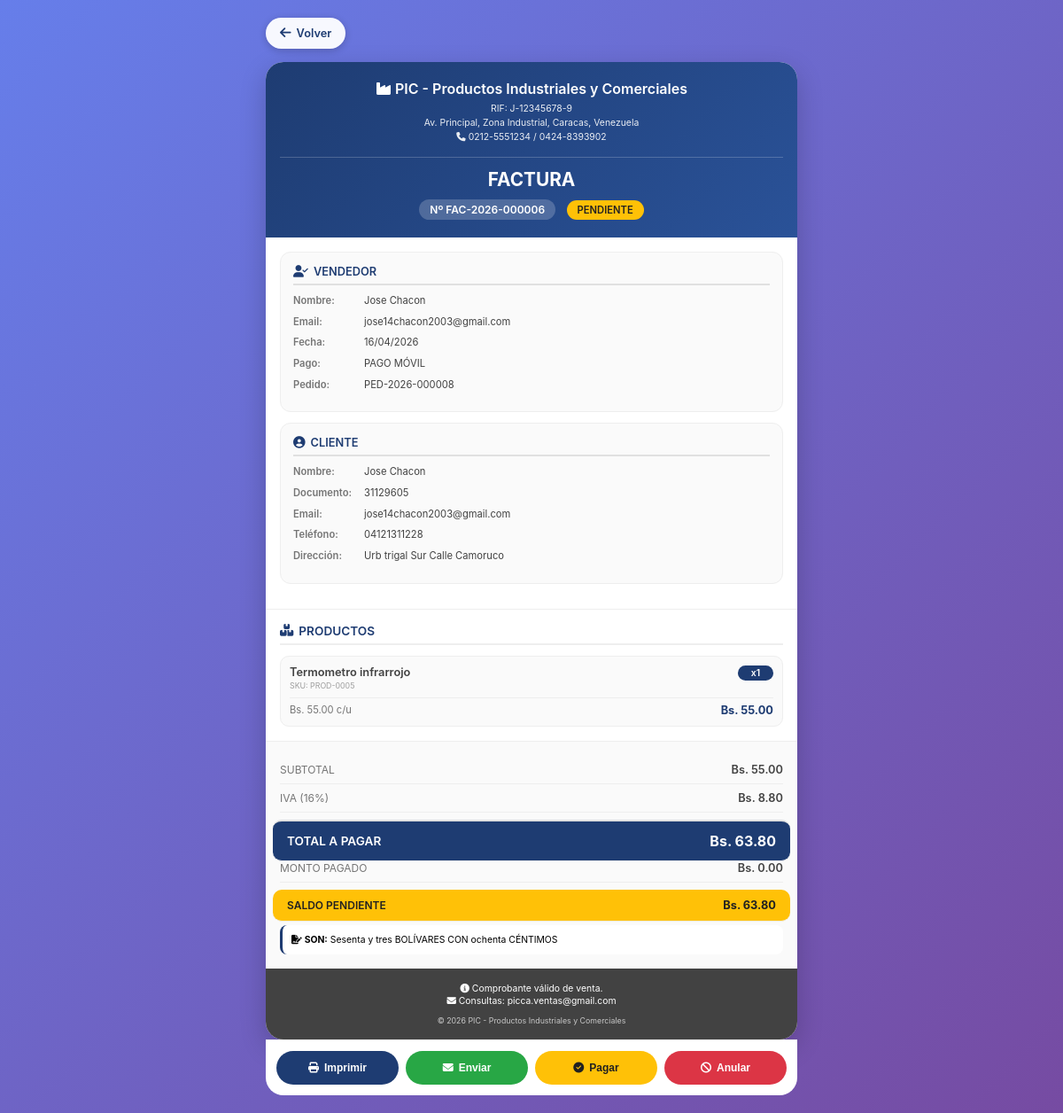
Screenshot of /facturacion/ver_factura.php?id=6 (signed in) with the database file from the repository.
### tables this page shows
CREATE TABLE `facturas` (
  `id` int NOT NULL AUTO_INCREMENT,
  `numero_factura` varchar(50) NOT NULL,
  `cliente_id` int NOT NULL,
  `pedido_id` int DEFAULT NULL,
  `fecha_emision` date NOT NULL,
  `fecha_vencimiento` date NOT NULL,
  `subtotal` decimal(12,2) NOT NULL,
  `iva` decimal(12,2) NOT NULL DEFAULT '0.00',
  `total` decimal(12,2) NOT NULL,
  `metodo_pago` enum('efectivo','tarjeta','transferencia','cheque','paypal','débito') DEFAULT 'efectivo',
  `estado` enum('pendiente','pagada','anulada','vencida') DEFAULT 'pendiente',
  `usuario_id` int NOT NULL,
  `created_at` datetime DEFAULT CURRENT_TIMESTAMP,
  `updated_at` datetime DEFAULT CURRENT_TIMESTAMP ON UPDATE CURRENT_TIMESTAMP,
  PRIMARY KEY (`id`),
  UNIQUE KEY `numero_factura` (`numero_factura`),
  KEY `fk_facturas_cliente` (`cliente_id`),
  KEY `fk_facturas_usuario` (`usuario_id`),
  KEY `idx_facturas_pedido` (`pedido_id`),
  KEY `idx_facturas_pedido_fecha` (`pedido_id`,`fecha_emision`),
  CONSTRAINT `fk_facturas_cliente` FOREIGN KEY (`cliente_id`) REFERENCES `clientes` (`id`),
  CONSTRAINT `fk_facturas_pedido` FOREIGN KEY (`pedido_id`) REFERENCES `pedidos` (`id`) ON DELETE SET NULL,
  CONSTRAINT `fk_facturas_usuario` FOREIGN KEY (`usuario_id`) REFERENCES `users` (`id`)
);

CREATE TABLE `users` (
  `id` int NOT NULL AUTO_INCREMENT,
  `nombre` varchar(100) NOT NULL,
  `correo` varchar(100) NOT NULL,
  `password` varchar(255) NOT NULL,
  `direccion` varchar(255) DEFAULT NULL,
  `estado` varchar(20) DEFAULT 'activo',
  `cedula` varchar(20) DEFAULT NULL,
  `telefono` varchar(20) DEFAULT NULL,
  `foto_perfil` varchar(255) DEFAULT NULL,
  `rol` varchar(20) DEFAULT 'usuario',
  `is_active` tinyint(1) DEFAULT '1',
  `email_verified` tinyint(1) DEFAULT '0',
  `verification_token` varchar(255) DEFAULT NULL,
  `last_login` datetime DEFAULT NULL,
  `created_at` timestamp NULL DEFAULT CURRENT_TIMESTAMP,
  PRIMARY KEY (`id`),
  UNIQUE KEY `correo` (`correo`),
  UNIQUE KEY `cedula` (`cedula`),
  KEY `idx_users_estado` (`estado`),
  KEY `idx_users_correo` (`correo`)
);

CREATE TABLE `pedidos` (
  `id` int NOT NULL AUTO_INCREMENT,
  `usuario_id` int NOT NULL,
  `numero_pedido` varchar(50) NOT NULL,
  `total` decimal(10,2) NOT NULL DEFAULT '0.00',
  `subtotal` decimal(10,2) NOT NULL DEFAULT '0.00',
  `iva` decimal(10,2) NOT NULL DEFAULT '0.00',
  `descuento` decimal(10,2) DEFAULT '0.00',
  `metodo_pago` enum('transferencia','pago_movil','efectivo','tarjeta','zelle','paypal','mixto') NOT NULL,
  `estado` enum('pendiente','procesando','facturado','completado','cancelado','rechazado') DEFAULT 'pendiente',
  `direccion_entrega` text,
  `ciudad` varchar(100) DEFAULT NULL,
  `telefono_contacto` varchar(20) DEFAULT NULL,
  `nombre_receptor` varchar(100) DEFAULT NULL,
  `fecha_entrega` date DEFAULT NULL,
  `referencia_pago` varchar(100) DEFAULT NULL,
  `comprobante_pago` varchar(255) DEFAULT NULL,
  `observaciones` text,
  `notas_internas` text,
  `created_at` timestamp NULL DEFAULT CURRENT_TIMESTAMP,
  `updated_at` timestamp NULL DEFAULT CURRENT_TIMESTAMP ON UPDATE CURRENT_TIMESTAMP,
  `fecha_facturacion` datetime DEFAULT NULL,
  `usuario_procesa_id` int DEFAULT NULL,
  PRIMARY KEY (`id`),
  UNIQUE KEY `numero_pedido` (`numero_pedido`),
  KEY `fk_pedidos_usuario_procesa` (`usuario_procesa_id`),
  KEY `idx_usuario_id` (`usuario_id`),
  KEY `idx_numero_pedido` (`numero_pedido`),
  KEY `idx_estado` (`estado`),
  KEY `idx_referencia_pago` (`referencia_pago`),
  KEY `idx_pedidos_fecha` (`created_at`),
  KEY `idx_pedidos_estado_fecha` (`estado`,`created_at`),
  KEY `idx_pedidos_usuario_estado` (`usuario_id`,`estado`),
  KEY `idx_pedidos_referencia` (`referencia_pago`),
  CONSTRAINT `fk_pedidos_usuario` FOREIGN KEY (`usuario_id`) REFERENCES `users` (`id`) ON DELETE CASCADE,
  CONSTRAINT `fk_pedidos_usuario_procesa` FOREIGN KEY (`usuario_procesa_id`) REFERENCES `admin_users` (`id`) ON DELETE SET NULL
);

CREATE TABLE `clientes` (
  `id` int NOT NULL AUTO_INCREMENT,
  `tipo_documento` enum('cedula','ruc','pasaporte','dni') DEFAULT 'cedula',
  `documento` varchar(20) NOT NULL,
  `nombre` varchar(100) NOT NULL,
  `email` varchar(100) NOT NULL,
  `telefono` varchar(20) DEFAULT NULL,
  `direccion` text,
  `ciudad` varchar(50) DEFAULT NULL,
  `estado` enum('activo','inactivo','moroso') DEFAULT 'activo',
  `fecha_registro` datetime DEFAULT CURRENT_TIMESTAMP,
  PRIMARY KEY (`id`),
  UNIQUE KEY `documento` (`documento`)
);

CREATE TABLE `factura_detalles` (
  `id` int NOT NULL AUTO_INCREMENT,
  `factura_id` int NOT NULL,
  `producto_id` int NOT NULL,
  `cantidad` int NOT NULL,
  `precio_unitario` decimal(10,2) NOT NULL,
  `subtotal` decimal(10,2) NOT NULL,
  PRIMARY KEY (`id`),
  KEY `fk_factura_detalles_factura` (`factura_id`),
  KEY `fk_factura_detalles_producto` (`producto_id`),
  CONSTRAINT `fk_factura_detalles_factura` FOREIGN KEY (`factura_id`) REFERENCES `facturas` (`id`) ON DELETE CASCADE,
  CONSTRAINT `fk_factura_detalles_producto` FOREIGN KEY (`producto_id`) REFERENCES `products` (`id`)
);

CREATE TABLE `products` (
  `id` int NOT NULL AUTO_INCREMENT,
  `sku` varchar(100) DEFAULT NULL,
  `name` varchar(255) NOT NULL,
  `price` decimal(10,2) NOT NULL,
  `image_url` varchar(512) DEFAULT NULL,
  `description` text,
  `category` varchar(100) DEFAULT 'General',
  `rating` decimal(2,1) DEFAULT '0.0',
  `views_count` int DEFAULT '0',
  `specs` text,
  `stock` int DEFAULT '0',
  `is_featured` tinyint(1) DEFAULT '0',
  `weight` decimal(10,2) DEFAULT '0.00',
  `dimensions` varchar(100) DEFAULT NULL,
  `currency` varchar(3) DEFAULT 'Bs',
  `created_at` timestamp NULL DEFAULT CURRENT_TIMESTAMP,
  `updated_at` timestamp NULL DEFAULT CURRENT_TIMESTAMP ON UPDATE CURRENT_TIMESTAMP,
  PRIMARY KEY (`id`),
  UNIQUE KEY `sku` (`sku`),
  KEY `idx_products_category` (`category`),
  KEY `idx_products_price` (`price`)
);

### facturacion/ver_factura.php (the view, shortened to what the rows shown need)
<?php
$host = 'localhost';
$dbname = 'carrito_db';
$username = 'root';
$password = '';
try {
    $pdo = new PDO("mysql:host=$host;dbname=$dbname;charset=utf8", $username, $password);
    $pdo->setAttribute(PDO::ATTR_ERRMODE, PDO::ERRMODE_EXCEPTION);
    $pdo->setAttribute(PDO::ATTR_DEFAULT_FETCH_MODE, PDO::FETCH_ASSOC);
    $pdo->exec("SET time_zone = '-04:00'");
} catch (PDOException $e) {
    die("Error de conexión: " . htmlspecialchars($e->getMessage()));
}
$factura_id = $_GET['id'] ?? 0;
try {
    $stmt = $pdo->prepare("
        SELECT f.*,
               c.nombre as cliente_nombre,
               c.documento as cliente_documento,
               c.email as cliente_email,
               c.telefono as cliente_telefono,
               c.direccion as cliente_direccion,
               c.ciudad as cliente_ciudad,
               u.nombre as vendedor_nombre,
               u.correo as vendedor_email,
               p.numero_pedido,
               p.metodo_pago as pedido_metodo_pago,
               p.created_at as fecha_pedido,
               p.notas_internas as pedido_notas,
               p.observaciones
        FROM facturas f
        LEFT JOIN clientes c ON f.cliente_id = c.id
        LEFT JOIN users u ON f.usuario_id = u.id
        LEFT JOIN pedidos p ON f.pedido_id = p.id
        WHERE f.id = ?
    ");
    $stmt->execute([$factura_id]);
    $factura = $stmt->fetch();
    $metodo_pago_real = $factura['metodo_pago'];
    if (!empty($factura['pedido_metodo_pago']) && $factura['pedido_metodo_pago'] !== 'transferencia') {
        $metodo_pago_real = $factura['pedido_metodo_pago'];
    }
    $stmt = $pdo->prepare("
        SELECT fd.*,
               p.name as producto_nombre,
               p.sku,
               p.category as categoria,
               p.description as producto_descripcion
        FROM factura_detalles fd
        LEFT JOIN products p ON fd.producto_id = p.id
        WHERE fd.factura_id = ?
        ORDER BY fd.id
    ");
    $stmt->execute([$factura_id]);
    $detalles = $stmt->fetchAll();
    $total_pagado = ($factura['estado'] === 'pagada') ? $factura['total'] : 0;
    $saldo_pendiente = $factura['total'] - $total_pagado;
} catch (PDOException $e) {
    die("Error: " . htmlspecialchars($e->getMessage()));
}
function getMetodoPagoLegible($metodo) {
    $metodo = strtolower(trim($metodo));
    $mapa = [
        'efectivo' => 'EFECTIVO',
        'transferencia' => 'TRANSFERENCIA',
        'transferencia_bancaria' => 'TRANSFERENCIA',
        'pago_movil' => 'PAGO MÓVIL',
        'pago movil' => 'PAGO MÓVIL',
        'mixto' => 'MIXTO',
        'tarjeta' => 'TARJETA',
        'paypal' => 'PAYPAL',
        'zelle' => 'ZELLE',
        'cheque' => 'CHEQUE'
    ];
    return $mapa[$metodo] ?? strtoupper($metodo);
}
function numeroALetras($numero) {
    $formatter = new NumberFormatter("es", NumberFormatter::SPELLOUT);
    $entero = floor($numero);
    $decimal = round(($numero - $entero) * 100);
    $texto = ucfirst($formatter->format($entero)) . " BOLÍVARES";
    if ($decimal > 0) {
        $texto .= " CON " . $formatter->format($decimal) . " CÉNTIMOS";
    }
    return $texto;
}
function formatearFecha($fecha) {
    return date('d/m/Y', strtotime($fecha));
}
function getEstadoBadge($estado) {
    $estados = [
        'pagada' => ['class' => 'success', 'text' => 'PAGADA'],
        'pendiente' => ['class' => 'warning', 'text' => 'PENDIENTE'],
        'anulada' => ['class' => 'danger', 'text' => 'ANULADA']
    ];
    $estado_key = strtolower($estado);
    $info = $estados[$estado_key] ?? ['class' => 'secondary', 'text' => strtoupper($estado)];
    return '<span class="badge badge-' . $info['class'] . '">' . $info['text'] . '</span>';
}
$metodo_pago_mostrar = getMetodoPagoLegible($metodo_pago_real);
$empresa_nombre = "PIC - Productos Industriales y Comerciales";
?>
<!DOCTYPE html>
<html lang="es">
<head>
    <link rel="stylesheet" href="https://cdnjs.cloudflare.com/ajax/libs/font-awesome/6.4.0/css/all.min.css">
</head>
<body>
    <div class="invoice-container">
        <div class="invoice">
            <div class="invoice-header">
                <div class="company-info">
                    <h1><i class="fas fa-industry"></i> <?php echo htmlspecialchars($empresa_nombre); ?></h1>
                </div>
                <div class="invoice-title">
                    <h2>FACTURA</h2>
                    <div>
                        <span class="invoice-number">Nº <?php echo htmlspecialchars($factura['numero_factura']); ?></span>
                        <?php echo getEstadoBadge($factura['estado']); ?>
                    </div>
                </div>
            </div>
            <div class="info-sections">
                <div class="info-block">
                    <div class="info-row">
                        <span class="info-label">Nombre:</span>
                        <span class="info-value"><?php echo htmlspecialchars($factura['vendedor_nombre'] ?? 'Sistema'); ?></span>
                    </div>
                    <div class="info-row">
                        <span class="info-label">Email:</span>
                        <span class="info-value"><?php echo htmlspecialchars($factura['vendedor_email'] ?? 'No especificado'); ?></span>
                    </div>
                    <div class="info-row">
                        <span class="info-label">Fecha:</span>
                        <span class="info-value"><?php echo formatearFecha($factura['fecha_emision']); ?></span>
                    </div>
                    <div class="info-row">
                        <span class="info-label">Pago:</span>
                        <span class="info-value"><?php echo $metodo_pago_mostrar; ?></span>
                    </div>
                    <?php if (!empty($factura['numero_pedido'])): ?>
                    <div class="info-row">
                        <span class="info-label">Pedido:</span>
                        <span class="info-value"><?php echo htmlspecialchars($factura['numero_pedido']); ?></span>
                    </div>
                    <?php endif; ?>
                </div>
                <div class="info-block">
                    <div class="info-row">
                        <span class="info-label">Nombre:</span>
                        <span class="info-value"><?php echo htmlspecialchars($factura['cliente_nombre'] ?? 'No especificado'); ?></span>
                    </div>
                    <div class="info-row">
                        <span class="info-label">Documento:</span>
                        <span class="info-value"><?php echo htmlspecialchars($factura['cliente_documento'] ?? 'No especificado'); ?></span>
                    </div>
                    <div class="info-row">
                        <span class="info-label">Email:</span>
                        <span class="info-value"><?php echo htmlspecialchars($factura['cliente_email'] ?? 'No especificado'); ?></span>
                    </div>
                    <div class="info-row">
                        <span class="info-label">Teléfono:</span>
                        <span class="info-value"><?php echo htmlspecialchars($factura['cliente_telefono'] ?? 'No especificado'); ?></span>
                    </div>
                    <div class="info-row">
                        <span class="info-label">Dirección:</span>
                        <span class="info-value"><?php echo htmlspecialchars($factura['cliente_direccion'] ?? 'No especificada'); ?></span>
                    </div>
                </div>
            </div>
            <div class="products-section">
                <div class="products-list">
                    <?php if (empty($detalles)): ?>
                    <div style="text-align: center; padding: 30px; color: var(--gray-500);">
                        <i class="fas fa-box-open" style="font-size: 2rem; margin-bottom: 10px; display: block;"></i>
                        Sin productos registrados
                    </div>
                    <?php else: ?>
                        <?php foreach ($detalles as $index => $detalle): ?>
                        <div class="product-item">
                            <div class="product-header">
                                <div>
                                    <div class="product-name"><?php echo htmlspecialchars($detalle['producto_nombre'] ?? 'Producto no disponible'); ?></div>
                                    <?php if (!empty($detalle['sku'])): ?>
                                    <div class="product-sku">SKU: <?php echo htmlspecialchars($detalle['sku']); ?></div>
                                    <?php endif; ?>
                                </div>
                                <div class="product-qty">x<?php echo number_format($detalle['cantidad'] ?? 0); ?></div>
                            </div>
                            <div class="product-footer">
                                <div class="product-price">Bs. <?php echo number_format($detalle['precio_unitario'] ?? 0, 2); ?> c/u</div>
                                <div class="product-subtotal">Bs. <?php echo number_format($detalle['subtotal'] ?? 0, 2); ?></div>
                            </div>
                        </div>
                        <?php endforeach; ?>
                    <?php endif; ?>
                </div>
            </div>
            <div class="totals-section">
                <div class="total-line">
                    <span>SUBTOTAL</span>
                    <span>Bs. <?php echo number_format($factura['subtotal'] ?? 0, 2); ?></span>
                </div>
                <div class="total-line">
                    <span>IVA (16%)</span>
                    <span>Bs. <?php echo number_format($factura['iva'] ?? 0, 2); ?></span>
                </div>
                <div class="total-line grand-total">
                    <span>TOTAL A PAGAR</span>
                    <span>Bs. <?php echo number_format($factura['total'] ?? 0, 2); ?></span>
                </div>
                <div class="total-line">
                    <span>MONTO PAGADO</span>
                    <span>Bs. <?php echo number_format($total_pagado, 2); ?></span>
                </div>
                <?php if ($factura['estado'] === 'pendiente' && $saldo_pendiente > 0): ?>
                <div class="total-line" style="background: var(--warning); margin: 8px -8px -8px -8px; padding: 10px 16px; border-radius: 10px;">
                    <span style="font-weight: 600; color: var(--gray-900);">SALDO PENDIENTE</span>
                    <span style="font-weight: 700; color: var(--gray-900);">Bs. <?php echo number_format($saldo_pendiente, 2); ?></span>
                </div>
                <?php endif; ?>
                <div class="amount-words">
                    <i class="fas fa-file-signature"></i> <strong>SON:</strong> <?php echo numeroALetras($factura['total'] ?? 0); ?>
                </div>
            </div>
        </div>
    </div>
</body>
</html>

### rows the page displays
facturas: numero_factura "FAC-2026-000006", estado "PENDIENTE", usuario.nombre "Jose Chacon", usuario.correo "jose14chacon2003@gmail.com", fecha_emision "16/04/2026", pedido.metodo_pago "PAGO MÓVIL", pedido.numero_pedido "PED-2026-000008", cliente.nombre "Jose Chacon", cliente.documento "31129605", cliente.email "jose14chacon2003@gmail.com", cliente.telefono "04121311228", cliente.direccion "Urb trigal Sur Calle Camoruco", subtotal "55.00", iva "8.80", total "63.80", estado "0.00", total "Sesenta y tres BOLÍVARES CON ochenta CÉNTIMOS"
factura_detalles: producto.name "Termometro infrarrojo", producto.sku "PROD-0005", cantidad "1", precio_unitario "55.00", subtotal "55.00"

### other values shown
$empresa_nombre "PIC - Productos Industriales y Comerciales"
$empresa_rif "J-12345678-9"
$empresa_direccion "Av. Principal, Zona Industrial, Caracas, Venezuela"
$empresa_telefono "0212-5551234 / 0424-8393902"
$empresa_email "picca.ventas@gmail.com"
